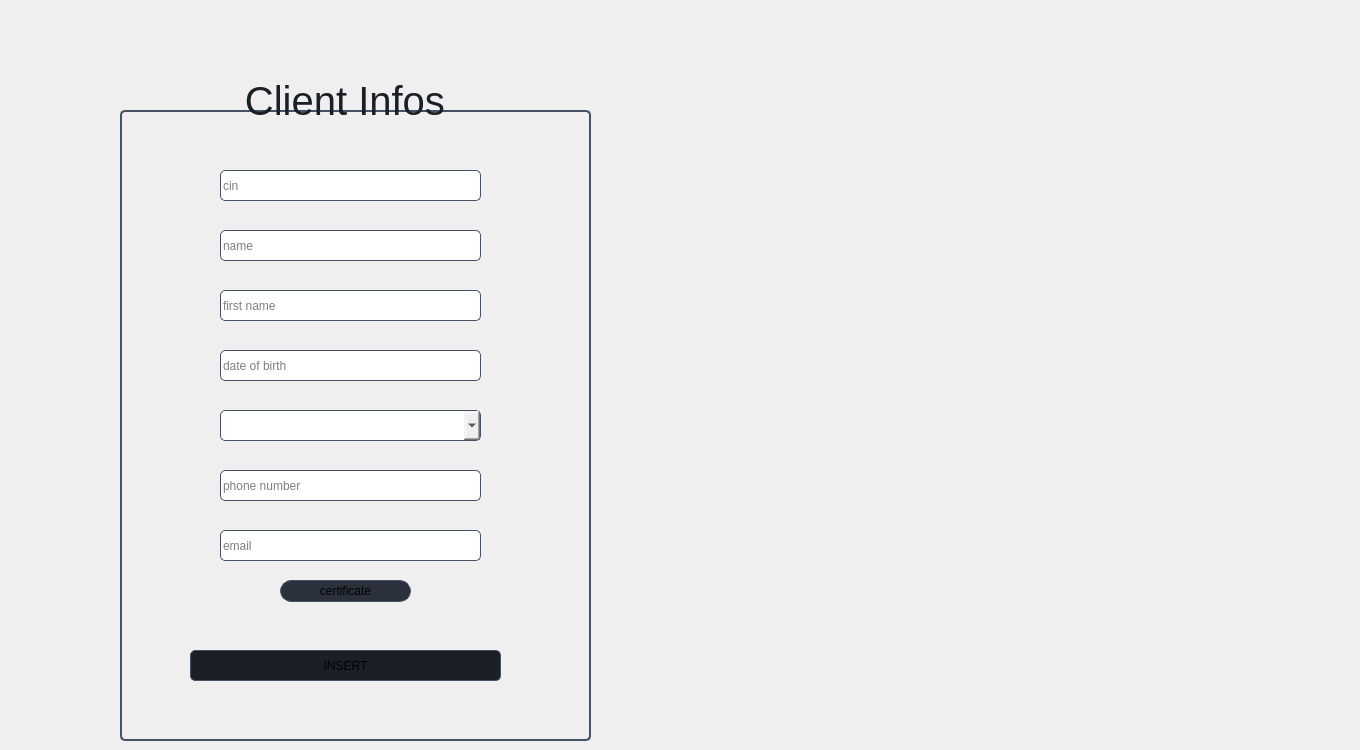
      <widget class="QWidget" name="add">
       <widget class="QLabel" name="label_38">
        <property name="geometry">
         <rect>
          <x>710</x>
          <y>120</y>
          <width>641</width>
          <height>621</height>
         </rect>
        </property>
        <property name="text">
         <string/>
        </property>
        <property name="pixmap">
         <pixmap>../assets/clients.png</pixmap>
        </property>
        <property name="scaledContents">
         <bool>true</bool>
        </property>
       </widget>
       <widget class="QGroupBox" name="groupBox_9">
        <property name="geometry">
         <rect>
          <x>120</x>
          <y>110</y>
          <width>471</width>
          <height>631</height>
         </rect>
        </property>
        <property name="styleSheet">
         <string notr="true">#groupBox_9{
border : 2px solid #455266 ; 
border-radius: 5px;
}</string>
        </property>
        <property name="title">
         <string/>
        </property>
        <widget class="QPushButton" name="add_val">
         <property name="geometry">
          <rect>
           <x>70</x>
           <y>540</y>
           <width>311</width>
           <height>31</height>
          </rect>
         </property>
         <property name="styleSheet">
          <string notr="true">#add_val{
background-color : #1B2028;
border : 1px solid #455266 ; 
border-radius : 5px ;
}
#add_val:hover{
background-color : #2c9cf6;
border : 1px solid #2c9cf6; 
} </string>
         </property>
         <property name="text">
          <string>INSERT</string>
         </property>
         <property name="icon">
          <iconset>
           <normaloff>../assets/icons/user-plus.svg</normaloff>../assets/icons/user-plus.svg</iconset>
         </property>
        </widget>
        <widget class="QLineEdit" name="cin_in">
         <property name="geometry">
          <rect>
           <x>100</x>
           <y>60</y>
           <width>261</width>
           <height>31</height>
          </rect>
         </property>
         <property name="styleSheet">
          <string notr="true">color : black ;
border : 1px solid #455266 ; 
border-radius : 5px ; 
</string>
         </property>
         <property name="placeholderText">
          <string>cin</string>
         </property>
        </widget>
        <widget class="QComboBox" name="gender_in">
         <property name="geometry">
          <rect>
           <x>100</x>
           <y>300</y>
           <width>261</width>
           <height>31</height>
          </rect>
         </property>
         <property name="styleSheet">
          <string notr="true">color : black ;  
border : 1px solid #455266 ; 
border-radius : 5px ; 
padding : 5px; </string>
         </property>
        </widget>
        <widget class="QLineEdit" name="email_in">
         <property name="geometry">
          <rect>
           <x>100</x>
           <y>420</y>
           <width>261</width>
           <height>31</height>
          </rect>
         </property>
         <property name="styleSheet">
          <string notr="true">color : black ; 
border : 1px solid #455266 ; 
border-radius : 5px ; 
</string>
         </property>
         <property name="placeholderText">
          <string>email </string>
         </property>
        </widget>
        <widget class="QPushButton" name="importFileButton">
         <property name="geometry">
          <rect>
           <x>160</x>
           <y>470</y>
           <width>131</width>
           <height>22</height>
          </rect>
         </property>
         <property name="styleSheet">
          <string notr="true">#importFileButton{
background-color : #2A313D;
border : 1px solid #455266 ; 
border-radius : 11px ;
} 
#importFileButton:hover{
background-color : #2c9cf6;
border : 1px solid #2c9cf6; 
} </string>
         </property>
         <property name="text">
          <string>certificate</string>
         </property>
        </widget>
        <widget class="QLineEdit" name="name_in">
         <property name="geometry">
          <rect>
           <x>100</x>
           <y>120</y>
           <width>261</width>
           <height>31</height>
          </rect>
         </property>
         <property name="styleSheet">
          <string notr="true">color : black ; 
border : 1px solid #455266 ; 
border-radius : 5px ; 
</string>
         </property>
         <property name="placeholderText">
          <string>name</string>
         </property>
        </widget>
        <widget class="QLineEdit" name="phone_in">
         <property name="geometry">
          <rect>
           <x>100</x>
           <y>360</y>
           <width>261</width>
           <height>31</height>
          </rect>
         </property>
         <property name="styleSheet">
          <string notr="true">color : black ; 
border : 1px solid #455266 ; 
border-radius : 5px ; 
</string>
         </property>
         <property name="placeholderText">
          <string>phone number </string>
         </property>
        </widget>
        <widget class="QLineEdit" name="firstname_in">
         <property name="geometry">
          <rect>
           <x>100</x>
           <y>180</y>
           <width>261</width>
           <height>31</height>
          </rect>
         </property>
         <property name="styleSheet">
          <string notr="true">color : black ; 
border : 1px solid #455266 ; 
border-radius : 5px ; 
</string>
         </property>
         <property name="placeholderText">
          <string>first name </string>
         </property>
        </widget>
        <widget class="QLineEdit" name="dob_in">
         <property name="geometry">
          <rect>
           <x>100</x>
           <y>240</y>
           <width>261</width>
           <height>31</height>
          </rect>
         </property>
         <property name="styleSheet">
          <string notr="true">color : black ; 
border : 1px solid #455266 ; 
border-radius : 5px ; 
</string>
         </property>
         <property name="placeholderText">
          <string>date of birth </string>
         </property>
        </widget>
        <widget class="QLabel" name="cin_error">
         <property name="geometry">
          <rect>
           <x>100</x>
           <y>96</y>
           <width>261</width>
           <height>16</height>
          </rect>
         </property>
         <property name="styleSheet">
          <string notr="true">color : red ; </string>
         </property>
         <property name="text">
          <string/>
         </property>
        </widget>
        <widget class="QLabel" name="name_error">
         <property name="geometry">
          <rect>
           <x>100</x>
           <y>156</y>
           <width>261</width>
           <height>20</height>
          </rect>
         </property>
         <property name="styleSheet">
          <string notr="true">color : red ; </string>
         </property>
         <property name="text">
          <string/>
         </property>
        </widget>
        <widget class="QLabel" name="firstName_error">
         <property name="geometry">
          <rect>
           <x>100</x>
           <y>216</y>
           <width>261</width>
           <height>20</height>
          </rect>
         </property>
         <property name="styleSheet">
          <string notr="true">color : red ; </string>
         </property>
         <property name="text">
          <string/>
         </property>
        </widget>
        <widget class="QLabel" name="dob_error">
         <property name="geometry">
          <rect>
           <x>100</x>
           <y>276</y>
           <width>261</width>
           <height>20</height>
          </rect>
         </property>
         <property name="styleSheet">
          <string notr="true">color : red ; </string>
         </property>
         <property name="text">
          <string/>
         </property>
        </widget>
        <widget class="QLabel" name="phone_error">
         <property name="geometry">
          <rect>
           <x>100</x>
           <y>391</y>
           <width>291</width>
           <height>20</height>
          </rect>
         </property>
         <property name="styleSheet">
          <string notr="true">color : red ; </string>
         </property>
         <property name="text">
          <string/>
         </property>
        </widget>
        <widget class="QLabel" name="email_error">
         <property name="geometry">
          <rect>
           <x>70</x>
           <y>451</y>
           <width>291</width>
           <height>20</height>
          </rect>
         </property>
         <property name="styleSheet">
          <string notr="true">color : red ; </string>
         </property>
         <property name="text">
          <string/>
         </property>
        </widget>
       </widget>
       <widget class="QLabel" name="label_58">
        <property name="geometry">
         <rect>
          <x>220</x>
          <y>70</y>
          <width>261</width>
          <height>61</height>
         </rect>
        </property>
        <property name="styleSheet">
         <string notr="true">color : #1B2028 ; 
font-size : 40px ; </string>
        </property>
        <property name="text">
         <string>Client Infos </string>
        </property>
        <property name="alignment">
         <set>Qt::AlignCenter</set>
        </property>
       </widget>
       <widget class="QPushButton" name="backtolist">
        <property name="geometry">
         <rect>
          <x>30</x>
          <y>30</y>
          <width>41</width>
          <height>41</height>
         </rect>
        </property>
        <property name="styleSheet">
         <string notr="true">#backtolist{
border-radius : 20px;
}
#backtolist:hover{
background-color : #2c9cf6;
} </string>
        </property>
        <property name="text">
         <string/>
        </property>
        <property name="icon">
         <iconset>
          <normaloff>../assets/icons/arrow-left.svg</normaloff>../assets/icons/arrow-left.svg</iconset>
        </property>
        <property name="iconSize">
         <size>
          <width>30</width>
          <height>30</height>
         </size>
        </property>
       </widget>
      </widget>
